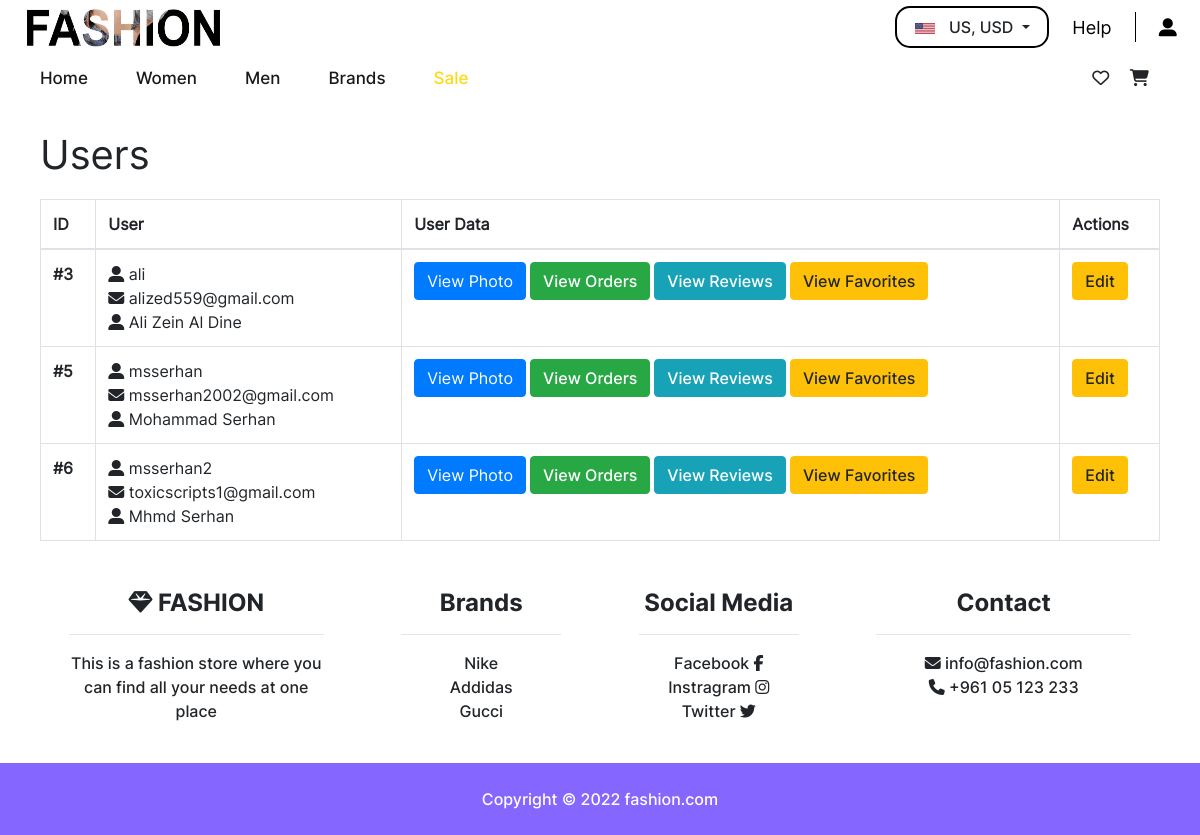
Screenshot of /manageAllUsers.php with the database file from the repository.
### tables this page shows
CREATE TABLE `users` (
  `user_id` int(11) NOT NULL,
  `username` varchar(100) NOT NULL,
  `fullname` varchar(100) NOT NULL,
  `email` varchar(100) NOT NULL,
  `password` varchar(100) NOT NULL,
  `type` varchar(100) NOT NULL DEFAULT 'user',
  `photo` varbinary(100) NOT NULL
);

CREATE TABLE `brands` (
  `brand_id` int(11) NOT NULL,
  `name` varchar(255) NOT NULL,
  `link` text NOT NULL,
  `local` int(11) NOT NULL,
  `display_navbar` int(11) NOT NULL,
  `display_footer` int(11) NOT NULL
);

### manageAllUsers.php (the view, shortened to what this page needs)
<!DOCTYPE html>
<html lang="en">
<head>
    <link href="css/manageAllUsers.css" rel="stylesheet" media="screen">
    <?php include 'header.php' ?>
</head>
<body>
    <div class="container-fluid">
        <h1>Users</h1>
        <table class="table table-bordered">
            <thead>
                <tr>
                    <th scope="col">ID</th>
                    <th scope="col">User</th>
                    <th scope="col">User Data</th>
                    <th scope="col">Actions</th>
                </tr>
            </thead>
            <tbody>
                <?php
                    $sql = "SELECT * FROM users";
                    $result = mysqli_query($db, $sql);
                    if($result){
                        if(mysqli_num_rows($result) > 0){
                          while($row = mysqli_fetch_assoc($result)){
                                $user_id = $row['user_id'];
                                $username = $row['username'];
                                $fullname = $row['fullname'];
                                $email = $row['email'];
                                echo "<tr><th scope='row'>#$user_id</th>";
                                echo "<td><i class='fa fa-user-alt'></i> $username<br>";
                                echo "<i class='fa fa-envelope'></i> $email<br>";
                                echo "<i class='fa fa-user-alt'></i> $fullname<br></td>";
                                echo "<td>";
                                echo "<button class='btn btn-primary' data-toggle='modal' data-target='#photo$user_id'>View Photo</button>";
                                echo "<a href='showAllOrders.php?id=$user_id' class='btn btn-success ml-1'>View Orders</a>";
                                echo "<a href='showAllReviews.php?id=$user_id' class='btn btn-info ml-1'>View Reviews</a>";
                                echo "<a href='showAllFavorites.php?id=$user_id' class='btn btn-warning ml-1'>View Favorites</a>";
                                echo "</td>";
                                echo "<td><a href='editUser.php?id=$user_id'><button class='btn btn-warning'>Edit</button></a></td></tr>";
                          }
                        }
                    }
                ?>
            </tbody>
        </table>
    </div>
    <?php include 'footer.php' ?>
</body>
</html>

### footer.php (shortened to what this page needs)
<?php
if(isset($sticky) && $sticky){
    echo "<footer class='text-center fixed-bottom text-lg-start bg-white'>";
}else {
    echo "<footer class='text-center text-lg-start bg-white'>";
}
?>
<div class="container text-center text-md-start mt-5">
    <div class="row mt-3">
        <div class="col-md-3 col-lg-4 col-xl-3 mx-auto mb-4">
            <h6 class="footer-head"><i class="fas fa-gem"></i> FASHION</h6>
            <hr>
            <p>This is a fashion store where you can find all your needs at one place</p>
        </div>
        <div class="col-md-2 col-lg-2 col-xl-2 mx-auto mb-4">
            <h6 class="footer-head">Brands</h6>
            <hr>
            <?php
                include 'includes/config.php';
                $sql = "SELECT name,link FROM brands WHERE display_footer='1'";
                $result = mysqli_query($db, $sql);
                if($result){
                    if(mysqli_num_rows($result) > 0){
                        $totalSize = mysqli_num_rows($result);
                        $currentIndex = 0;
                        while($row = mysqli_fetch_assoc($result)){
                            $footername = $row["name"];
                            $footerlink = $row["link"];
                            echo "<a href='$footerlink' target='_blank' rel='noopener noreferrer' class='text-reset'>$footername</a>";
                            $currentIndex++;
                            if($currentIndex != $totalSize){
                                echo '<br>';
                            }
                        }
                    }else {
                    }
                }
            ?>
        </div>
        <div class="col-md-3 col-lg-2 col-xl-2 mx-auto mb-4">
            <h6 class="footer-head">Social Media</h6>
            <hr>
            <a href="#" class="text-reset">Facebook <i class="fab fa-facebook-f"></i></a>
            <br>
            <a href="#" class="text-reset">Instragram <i class="fab fa-instagram"></i></a>
            <br>
            <a href="#" class="text-reset">Twitter <i class="fab fa-twitter"></i></a>
        </div>
        <div class="col-md-4 col-lg-3 col-xl-3 mx-auto mb-md-0 mb-4">
            <h6 class="footer-head">Contact</h6>
            <hr>
            <a href="mailto:info@fashion.com" class="text-reset"><i class="fas fa-envelope me-3"></i> info@fashion.com</a>
            <p><i class="fas fa-phone me-3"></i> +961 05 123 233</p>
        </div>
    </div>
</div>
<div class="text-center p-4 copyrighttext" style="background-color: #8567FF">
    Copyright © 2022
    <a class="text-reset fw-bold" style="color: white;" href="#">fashion.com</a>
</div>
</footer>

### css/manageAllUsers.css (style rules this page uses)
.container-fluid { padding: 30px 40px 0 40px !important; font-family: Inter; }
table { margin: 20px 0 20px 0; }

### css/header.css (style rules this page uses)
.footer-head { font-family: Inter-Bold; font-size: 24px; }
footer { font-family: Inter-Medium; }
.copyrighttext { font-family: Inter-Medium; color: white; }

### rows the page displays
users: user_id "3", username "ali", email "alized559@gmail.com", fullname "Ali Zein Al Dine"
users: user_id "5", username "msserhan", email "msserhan2002@gmail.com", fullname "Mohammad Serhan"
users: user_id "6", username "msserhan2", email "toxicscripts1@gmail.com", fullname "Mhmd Serhan"
brands: name "Nike"
brands: name "Addidas"
brands: name "Gucci"
